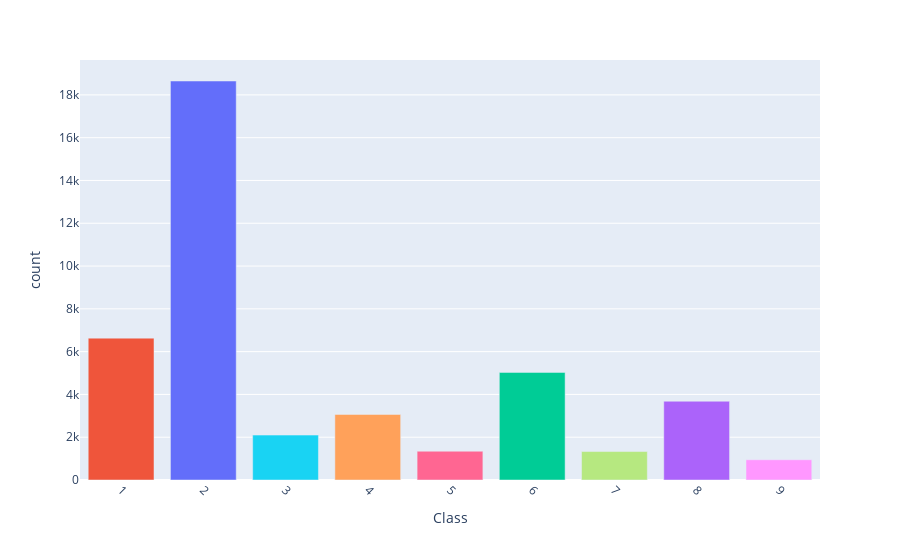

The notebook cell this image was saved under:
### Code cell
class_counts = pd.Series(y.flatten()).value_counts()
bar_fig = px.bar(x=class_counts.index[1:], y=class_counts[1:], labels=y, color=class_counts.index[1:])
bar_fig.update_layout(
        xaxis=dict(
            title='Class',
            tickmode='array',
            tickvals=class_counts.index[1:].tolist(),
            tickangle=45
        ),
        yaxis=dict(
            title='count',
        ),
        showlegend=False
)
bar_fig.show()

### Figure 1 — Plotly figure (JSON) as saved in the notebook; plotly's stock layout.template omitted (floating-point values rounded to 4 significant figures)
{"data": [{"alignmentgroup": "True", "hovertemplate": "color=2<br>x=%{x}<br>y=%{y}<extra></extra>", "legendgroup": "2", "marker": {"color": "#636efa", "pattern": {"shape": ""}}, "name": "2", "offsetgroup": "2", "orientation": "v", "showlegend": true, "textposition": "auto", "type": "bar", "x": [2], "xaxis": "x", "y": [18649], "yaxis": "y"}, {"alignmentgroup": "True", "hovertemplate": "color=1<br>x=%{x}<br>y=%{y}<extra></extra>", "legendgroup": "1", "marker": {"color": "#EF553B", "pattern": {"shape": ""}}, "name": "1", "offsetgroup": "1", "orientation": "v", "showlegend": true, "textposition": "auto", "type": "bar", "x": [1], "xaxis": "x", "y": [6631], "yaxis": "y"}, {"alignmentgroup": "True", "hovertemplate": "color=6<br>x=%{x}<br>y=%{y}<extra></extra>", "legendgroup": "6", "marker": {"color": "#00cc96", "pattern": {"shape": ""}}, "name": "6", "offsetgroup": "6", "orientation": "v", "showlegend": true, "textposition": "auto", "type": "bar", "x": [6], "xaxis": "x", "y": [5029], "yaxis": "y"}, {"alignmentgroup": "True", "hovertemplate": "color=8<br>x=%{x}<br>y=%{y}<extra></extra>", "legendgroup": "8", "marker": {"color": "#ab63fa", "pattern": {"shape": ""}}, "name": "8", "offsetgroup": "8", "orientation": "v", "showlegend": true, "textposition": "auto", "type": "bar", "x": [8], "xaxis": "x", "y": [3682], "yaxis": "y"}, {"alignmentgroup": "True", "hovertemplate": "color=4<br>x=%{x}<br>y=%{y}<extra></extra>", "legendgroup": "4", "marker": {"color": "#FFA15A", "pattern": {"shape": ""}}, "name": "4", "offsetgroup": "4", "orientation": "v", "showlegend": true, "textposition": "auto", "type": "bar", "x": [4], "xaxis": "x", "y": [3064], "yaxis": "y"}, {"alignmentgroup": "True", "hovertemplate": "color=3<br>x=%{x}<br>y=%{y}<extra></extra>", "legendgroup": "3", "marker": {"color": "#19d3f3", "pattern": {"shape": ""}}, "name": "3", "offsetgroup": "3", "orientation": "v", "showlegend": true, "textposition": "auto", "type": "bar", "x": [3], "xaxis": "x", "y": [2099], "yaxis": "y"}, {"alignmentgroup": "True", "hovertemplate": "color=5<br>x=%{x}<br>y=%{y}<extra></extra>", "legendgroup": "5", "marker": {"color": "#FF6692", "pattern": {"shape": ""}}, "name": "5", "offsetgroup": "5", "orientation": "v", "showlegend": true, "textposition": "auto", "type": "bar", "x": [5], "xaxis": "x", "y": [1345], "yaxis": "y"}, {"alignmentgroup": "True", "hovertemplate": "color=7<br>x=%{x}<br>y=%{y}<extra></extra>", "legendgroup": "7", "marker": {"color": "#B6E880", "pattern": {"shape": ""}}, "name": "7", "offsetgroup": "7", "orientation": "v", "showlegend": true, "textposition": "auto", "type": "bar", "x": [7], "xaxis": "x", "y": [1330], "yaxis": "y"}, {"alignmentgroup": "True", "hovertemplate": "color=9<br>x=%{x}<br>y=%{y}<extra></extra>", "legendgroup": "9", "marker": {"color": "#FF97FF", "pattern": {"shape": ""}}, "name": "9", "offsetgroup": "9", "orientation": "v", "showlegend": true, "textposition": "auto", "type": "bar", "x": [9], "xaxis": "x", "y": [947], "yaxis": "y"}], "layout": {"barmode": "relative", "legend": {"title": {"text": "color"}, "tracegroupgap": 0}, "margin": {"t": 60}, "showlegend": false, "xaxis": {"anchor": "y", "domain": [0, 1], "tickangle": 45, "tickmode": "array", "tickvals": [2, 1, 6, 8, 4, 3, 5, 7, 9], "title": {"text": "Class"}}, "yaxis": {"anchor": "x", "domain": [0, 1], "title": {"text": "count"}}}}
